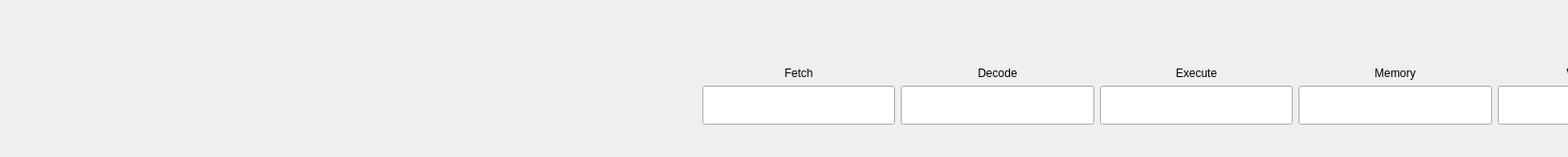
<?xml version="1.0" encoding="UTF-8"?>
<ui version="4.0">
 <class>Dialog</class>
 <widget class="QDialog" name="Dialog">
  <property name="geometry">
   <rect>
    <x>0</x>
    <y>0</y>
    <width>1652</width>
    <height>165</height>
   </rect>
  </property>
  <property name="windowTitle">
   <string>Dialog</string>
  </property>
  <widget class="QWidget" name="">
   <property name="geometry">
    <rect>
     <x>740</x>
     <y>70</y>
     <width>1041</width>
     <height>61</height>
    </rect>
   </property>
   <layout class="QHBoxLayout" name="horizontalLayout">
    <item>
     <layout class="QVBoxLayout" name="verticalLayout">
      <item>
       <widget class="QLabel" name="label">
        <property name="text">
         <string>Fetch</string>
        </property>
        <property name="alignment">
         <set>Qt::AlignCenter</set>
        </property>
       </widget>
      </item>
      <item>
       <widget class="QLineEdit" name="lineEdit">
        <property name="sizePolicy">
         <sizepolicy hsizetype="Expanding" vsizetype="Expanding">
          <horstretch>0</horstretch>
          <verstretch>0</verstretch>
         </sizepolicy>
        </property>
       </widget>
      </item>
     </layout>
    </item>
    <item>
     <layout class="QVBoxLayout" name="verticalLayout_4">
      <item>
       <widget class="QLabel" name="label_4">
        <property name="text">
         <string>Decode</string>
        </property>
        <property name="alignment">
         <set>Qt::AlignCenter</set>
        </property>
       </widget>
      </item>
      <item>
       <widget class="QLineEdit" name="lineEdit_4">
        <property name="sizePolicy">
         <sizepolicy hsizetype="Expanding" vsizetype="Expanding">
          <horstretch>0</horstretch>
          <verstretch>0</verstretch>
         </sizepolicy>
        </property>
       </widget>
      </item>
     </layout>
    </item>
    <item>
     <layout class="QVBoxLayout" name="verticalLayout_2">
      <item>
       <widget class="QLabel" name="label_2">
        <property name="text">
         <string>Execute</string>
        </property>
        <property name="alignment">
         <set>Qt::AlignCenter</set>
        </property>
       </widget>
      </item>
      <item>
       <widget class="QLineEdit" name="lineEdit_2">
        <property name="sizePolicy">
         <sizepolicy hsizetype="Expanding" vsizetype="Expanding">
          <horstretch>0</horstretch>
          <verstretch>0</verstretch>
         </sizepolicy>
        </property>
       </widget>
      </item>
     </layout>
    </item>
    <item>
     <layout class="QVBoxLayout" name="verticalLayout_5">
      <item>
       <widget class="QLabel" name="label_5">
        <property name="text">
         <string>Memory</string>
        </property>
        <property name="alignment">
         <set>Qt::AlignCenter</set>
        </property>
       </widget>
      </item>
      <item>
       <widget class="QLineEdit" name="lineEdit_5">
        <property name="sizePolicy">
         <sizepolicy hsizetype="Expanding" vsizetype="Expanding">
          <horstretch>0</horstretch>
          <verstretch>0</verstretch>
         </sizepolicy>
        </property>
       </widget>
      </item>
     </layout>
    </item>
    <item>
     <layout class="QVBoxLayout" name="verticalLayout_3">
      <item>
       <widget class="QLabel" name="label_3">
        <property name="text">
         <string>Write Back</string>
        </property>
        <property name="alignment">
         <set>Qt::AlignCenter</set>
        </property>
       </widget>
      </item>
      <item>
       <widget class="QLineEdit" name="lineEdit_3">
        <property name="sizePolicy">
         <sizepolicy hsizetype="Expanding" vsizetype="Expanding">
          <horstretch>0</horstretch>
          <verstretch>0</verstretch>
         </sizepolicy>
        </property>
       </widget>
      </item>
     </layout>
    </item>
   </layout>
  </widget>
 </widget>
 <resources/>
 <connections/>
</ui>
